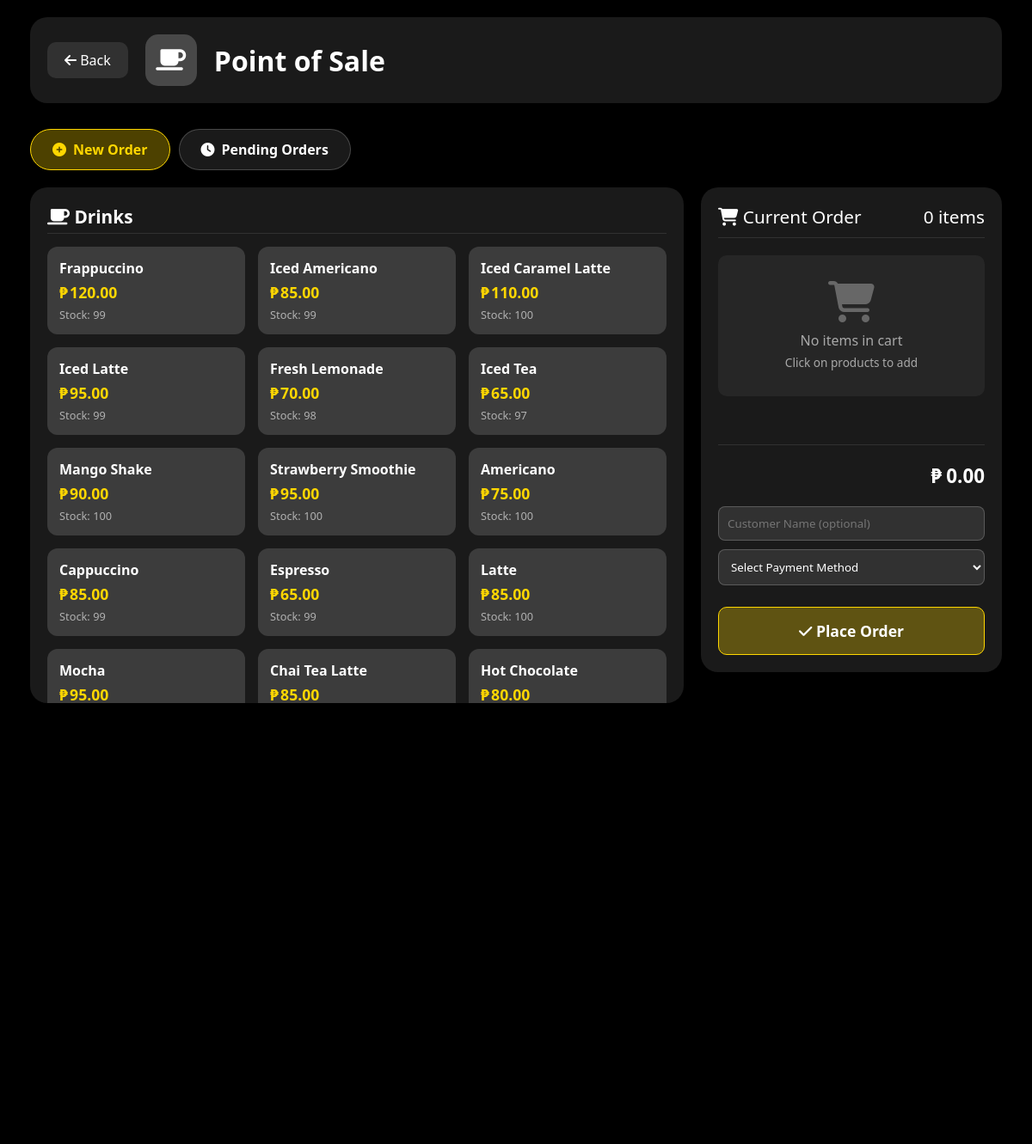
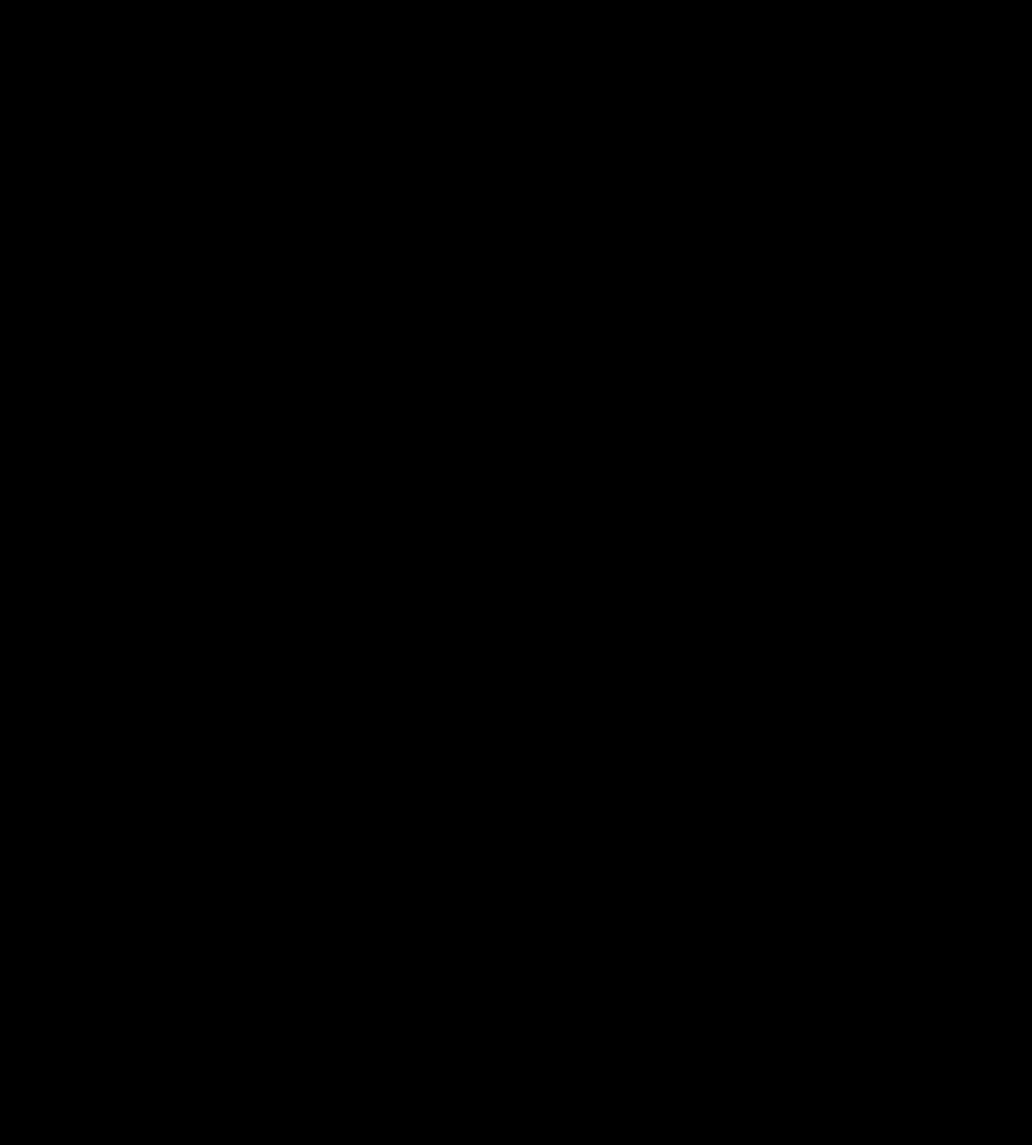
The app's page /new-order.php (signed in) with its own data (2 pictures, top to bottom).
### tables this page shows
CREATE TABLE `products` (
  `id` int(11) NOT NULL,
  `name` varchar(100) NOT NULL,
  `description` text DEFAULT NULL,
  `price` decimal(10,2) NOT NULL,
  `main_category` enum('drinks','pastry','foods') NOT NULL,
  `sub_category` varchar(50) DEFAULT NULL,
  `image` varchar(255) DEFAULT 'default-product.jpg',
  `stock` int(11) DEFAULT 0,
  `is_available` tinyint(1) DEFAULT 1,
  `created_at` timestamp NOT NULL DEFAULT current_timestamp(),
  `updated_at` timestamp NULL DEFAULT NULL ON UPDATE current_timestamp()
);

### new-order.php (the view, shortened to what this page needs)
<?php
require_once 'config.php';
$drinks = $conn->query("SELECT * FROM products WHERE main_category = 'drinks' AND stock > 0 AND is_available = 1 ORDER BY sub_category, name");
?>
<!DOCTYPE html>
<html lang="en">
<head>
    <link rel="stylesheet" href="https://cdnjs.cloudflare.com/ajax/libs/font-awesome/6.4.0/css/all.min.css">
</head>
<body>
    <video autoplay muted loop id="video-background">
        <source src="videos/coffee-bg2.mp4" type="video/mp4">
    </video>
    <div class="video-overlay"></div>
    <div class="container">
        <div class="header">
            <div class="brand">
                <a href="dashboard.php"><i class="fas fa-arrow-left"></i> Back</a>
                <div class="logo"><i class="fas fa-coffee"></i></div>
                <div class="brand-text">
                    <h1>Point of Sale</h1>
                </div>
            </div>
        </div>
        <div class="tabs">
            <div class="tab active" onclick="showTab('new-order')">
                <i class="fas fa-plus-circle"></i> New Order
            </div>
            <div class="tab" onclick="showTab('pending-orders')">
                <i class="fas fa-clock"></i> Pending Orders
            </div>
        </div>
        <div id="new-order-tab" class="tab-content active">
            <form method="POST" id="orderForm">
                <div class="pos-container">
                    <div class="products-section">
                        <h3 class="category-title"><i class="fas fa-coffee"></i> Drinks</h3>
                        <div class="products-grid">
                            <?php while($product = $drinks->fetch_assoc()): ?>
                            <div class="product-card" onclick="addToCart(<?php echo $product['id']; ?>, '<?php echo addslashes($product['name']); ?>', <?php echo $product['price']; ?>)">
                                <div class="product-name"><?php echo htmlspecialchars($product['name']); ?></div>
                                <div class="product-price"><?php echo number_format($product['price'], 2); ?></div>
                                <div class="product-stock">Stock: <?php echo $product['stock']; ?></div>
                            </div>
                            <?php endwhile; ?>
                        </div>
                    </div>
                    <div class="cart">
                        <div class="cart-header">
                            <span><i class="fas fa-shopping-cart"></i> Current Order</span>
                            <span id="itemCount">0 items</span>
                        </div>
                        <div class="cart-items" id="cartItems">
                            <div class="empty-cart">
                                <i class="fas fa-shopping-cart"></i>
                                <p>No items in cart</p>
                                <p style="font-size: 0.85rem; margin-top: 5px;">Click on products to add</p>
                            </div>
                        </div>
                        <div class="cart-footer">
                            <div class="cart-total" id="cartTotal">0.00</div>
                            <div class="cart-inputs">
                                <input type="text" name="customer_name" placeholder="Customer Name (optional)">
                                <select name="payment_method" required>
                                    <option value="">Select Payment Method</option>
                                </select>
                            </div>
                            <button type="submit" name="place_order" class="btn-checkout" onclick="return validateOrder()">
                                <i class="fas fa-check"></i> Place Order
                            </button>
                        </div>
                    </div>
                </div>
            </form>
        </div>
    </div>
</body>
</html>

### new-order.php (style rules this page uses)
* { margin: 0; padding: 0; box-sizing: border-box; font-family: 'Segoe UI', 'Helvetica Neue', Arial, sans-serif; }
body { min-height: 100vh; padding: 20px; background: #000; position: relative; overflow-x: hidden; }
#video-background { position: fixed; top: 0; left: 0; width: 100%; height: 100%; object-fit: cover; z-index: -2; }
.video-overlay { position: fixed; top: 0; left: 0; width: 100%; height: 100%; background: rgba(0,0,0,0.4); z-index: -1; }
.container { max-width: 1400px; margin: 0 auto; padding: 0 15px; }
.header { display: flex; justify-content: space-between; align-items: center; margin-bottom: 30px; padding: 20px; background: rgba(255,255,255,0.1); border-radius: 20px; backdrop-filter: blur(15px); flex-wrap: wrap; gap: 20px; }
.brand { display: flex; align-items: center; gap: 20px; flex-wrap: wrap; }
.brand a { color: white; text-decoration: none; padding: 10px 20px; background: rgba(255,255,255,0.1); border-radius: 10px; transition: all 0.3s; }
.logo { width: 60px; height: 60px; background: rgba(255,255,255,0.2); border-radius: 15px; display: flex; align-items: center; justify-content: center; color: white; font-size: 28px; }
.brand-text h1 { color: white; font-size: clamp(1.5rem, 4vw, 2rem); }
.tabs { display: flex; gap: 10px; margin-bottom: 20px; flex-wrap: wrap; }
.tab { padding: 12px 25px; background: rgba(255,255,255,0.1); border-radius: 30px; color: white; text-decoration: none; font-weight: 600; cursor: pointer; border: 1px solid rgba(255,255,255,0.2); display: flex; align-items: center; gap: 8px; }
.tab.active { background: rgba(255,215,0,0.3); border-color: #ffd700; color: #ffd700; }
.tab-content { display: none; }
.tab-content.active { display: block; }
.pos-container { display: grid; grid-template-columns: 1fr 350px; gap: 20px; margin-top: 20px; align-items: start; }
.products-section { background: rgba(255,255,255,0.1); border-radius: 20px; padding: 20px; backdrop-filter: blur(15px); max-height: 600px; overflow-y: auto; }
.category-title { color: white; font-size: 1.3rem; margin: 20px 0 15px; padding-bottom: 5px; border-bottom: 1px solid rgba(255,255,255,0.1); }
.category-title:first-child { margin-top: 0; }
.products-grid { display: grid; grid-template-columns: repeat(auto-fill, minmax(180px, 1fr)); gap: 15px; margin-bottom: 20px; }
.product-card { background: rgba(255,255,255,0.15); border-radius: 12px; padding: 12px; cursor: pointer; transition: all 0.3s; border: 2px solid transparent; }
.product-name { color: white; font-size: 1rem; font-weight: 600; margin-bottom: 5px; }
.product-price { color: #ffd700; font-size: 1.1rem; font-weight: 700; }
.product-price::before { content: '₱'; margin-right: 2px; }
.product-stock { color: rgba(255,255,255,0.6); font-size: 0.8rem; margin-top: 5px; }
.cart { background: rgba(255,255,255,0.1); border-radius: 20px; padding: 20px; backdrop-filter: blur(15px); position: sticky; top: 20px; display: flex; flex-direction: column; height: fit-content; max-height: calc(100vh - 150px); overflow-y: auto; }
.cart-header { color: white; font-size: 1.3rem; margin-bottom: 20px; padding-bottom: 10px; border-bottom: 1px solid rgba(255,255,255,0.1); display: flex; justify-content: space-between; flex-shrink: 0; }
.cart-items { flex: 1; overflow-y: auto; margin-bottom: 20px; min-height: 200px; max-height: 350px; }
.cart-footer { flex-shrink: 0; border-top: 1px solid rgba(255,255,255,0.1); padding-top: 20px; margin-top: auto; }
.cart-total { color: white; font-size: 1.4rem; font-weight: 700; text-align: right; margin-bottom: 20px; }
.cart-total::before { content: '₱'; margin-right: 5px; }
.cart-inputs { margin-bottom: 15px; }
.cart-inputs input, .cart-inputs select { width: 100%; padding: 10px; background: rgba(255,255,255,0.1); border: 1px solid rgba(255,255,255,0.2); border-radius: 8px; color: white; margin-bottom: 10px; }
.cart-inputs select option { background: #333; }
.btn-checkout { background: rgba(255,215,0,0.3); color: white; border: 1px solid #ffd700; width: 100%; padding: 15px; border-radius: 10px; font-size: 1.1rem; font-weight: 600; cursor: pointer; transition: all 0.3s; }
.empty-cart { color: rgba(255,255,255,0.6); text-align: center; padding: 30px 20px; background: rgba(255,255,255,0.05); border-radius: 10px; margin-bottom: 20px; }
.empty-cart i { font-size: 3rem; margin-bottom: 10px; color: rgba(255,255,255,0.3); }

### records on screen
products: name "Frappuccino", price "120.00", stock "99"
products: name "Iced Americano", price "85.00", stock "99"
products: name "Iced Caramel Latte", price "110.00", stock "100"
products: name "Iced Latte", price "95.00", stock "99"
products: name "Fresh Lemonade", price "70.00", stock "98"
products: name "Iced Tea", price "65.00", stock "97"
products: name "Mango Shake", price "90.00", stock "100"
products: name "Strawberry Smoothie", price "95.00", stock "100"
products: name "Americano", price "75.00", stock "100"
products: name "Cappuccino", price "85.00", stock "99"
products: name "Espresso", price "65.00", stock "99"
products: name "Latte", price "85.00", stock "100"
products: name "Mocha", price "95.00"
products: name "Chai Tea Latte", price "85.00"
products: name "Hot Chocolate", price "80.00"
